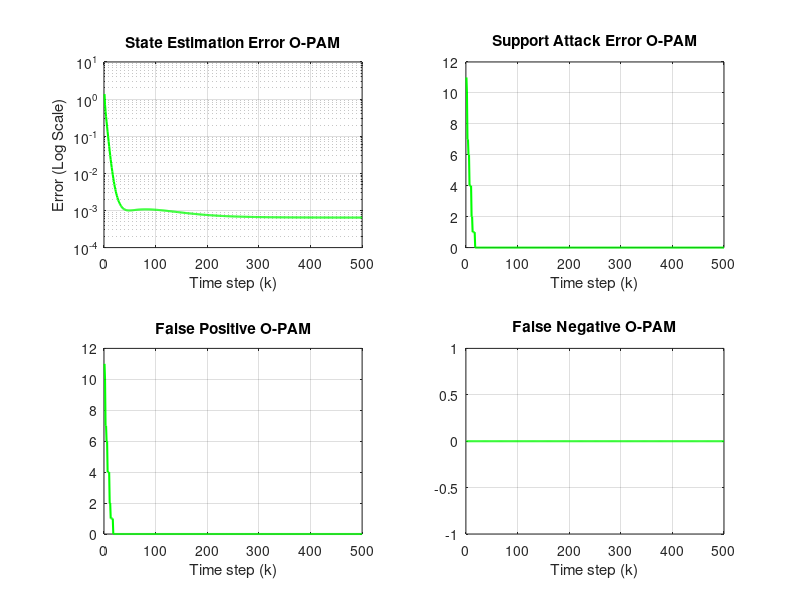

The MATLAB source for this figure:
clc; clear all; close all;

%% SETTINGS

% loading of the dataset => A, C, x0, a, q, n, h 
load('dynamic_CPS_data.mat')

% defining the parameters linked to the system dynamically
n = size(A, 1); 
q = size(C, 1); 
h = 3;
k_limit = 500;

% initialization of arrays for the measures to be evaluated
state_est_error_x= zeros(k_limit,1); % k_limit = number of runs that we want to do
support_attack_error= zeros(k_limit,1);
false_positive= zeros(k_limit,1);
false_negative= zeros(k_limit,1);

% computation of the true-values for the support 
true_support= (a ~= 0);


%% O-PAM ALGORITHM

mu = 1;
lambda_pam = 0.5;

% initialization of x(0)
x_new= randn(n,1);
a_new= randn(q,1);
for k = 1:k_limit 
    
    % saving of the "previous" values to make the estimate
    x_old = x_new;
    a_old = a_new;
    
    % computing "true" y for the following iteration
    y_k= C*(A^k) * x0 + a;
    
    % step 1 -> fix a (old) and solve for x
    first_term_x_new= ((C*(A^k))'*(C*(A^k)) + mu*eye(n))^(-1);
    second_term_x_new= (mu*x_old + (C*(A^k))'*(y_k - a_old));
    
    x_new= first_term_x_new * second_term_x_new;
    
    % step 2 -> fix x (new) and solve for a
    S_app_val= y_k - (C*(A^k))*x_new + mu*a_old;
    a_new= (1/(1+mu)) * sign(S_app_val).*max(0, abs(S_app_val) - lambda_pam);
     
    % calculation of state estimation error for the k-th iteration 
    state_est_error_x(k) = ((norm((A^k)*x_new - (A^k)*x0)^2))/n;
    
    % calculation of support attack error for the k-th iteration 
    est_supp= (a_new~= 0);
    support_attack_error(k)= sum(abs(est_supp - true_support));
    
    % calculation of false positives for the k-th iteration 
    false_positive(k)= sum(max(0, (est_supp - true_support)));
    
    % calculation of false negatives for the k-th iteration 
    false_negative(k)= -sum(min(0, (est_supp - true_support)));
end


%% PLOTTING OF THE RESULTS

figure(1);

% state estimation error
subplot(2, 2, 1);
% use semilogy for log-scale
semilogy(1:k_limit, state_est_error_x, "g", 'LineWidth', 1.5);
title("State Estimation Error O-PAM");
xlabel("Time step (k)");
ylabel("Error (Log Scale)");
grid on;

% support attack error
subplot(2, 2, 2);
plot(1:k_limit, support_attack_error, "g", 'LineWidth', 1.5);
title("Support Attack Error O-PAM");
xlabel("Time step (k)");
grid on;

% false positives
subplot(2, 2, 3);
plot(1:k_limit, false_positive, "g", 'LineWidth', 1.5);
title("False Positive O-PAM");
xlabel("Time step (k)");
grid on;

% false negatives
subplot(2, 2, 4);
plot(1:k_limit, false_negative, "g", 'LineWidth', 1.5);
title("False Negative O-PAM");
xlabel("Time step (k)");
grid on;
